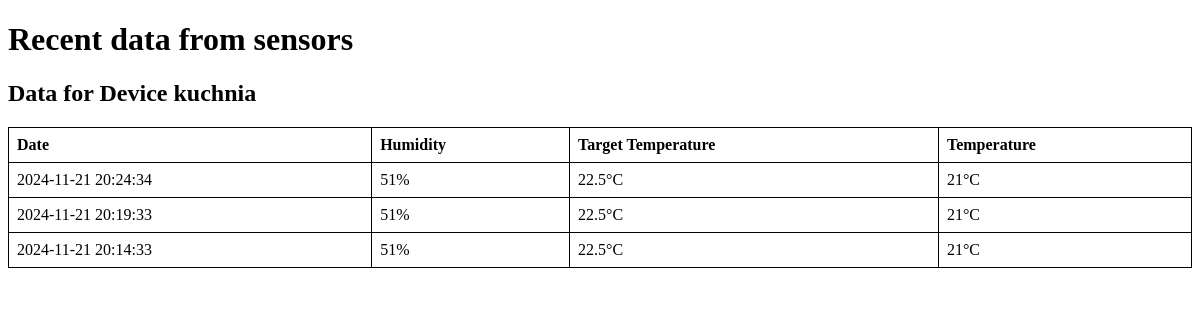
Before: /recent with the older database file.
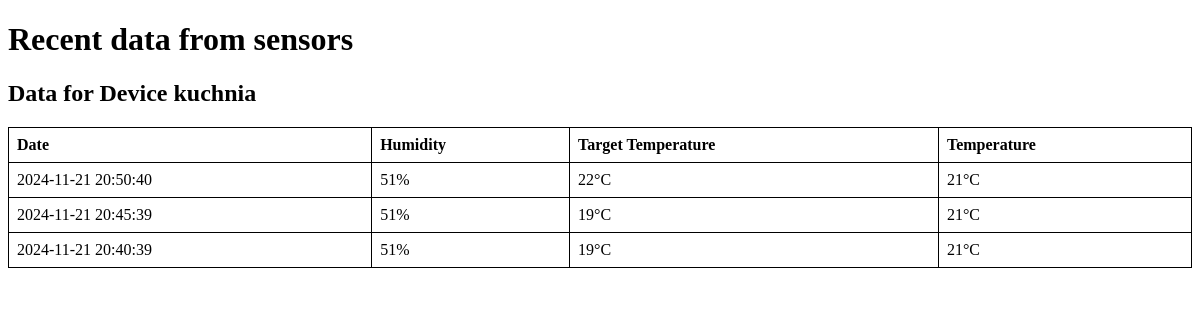
After: the same page with the newer database file.
### tables this page shows
CREATE TABLE sensors(id integer primary key autoincrement,
ip varchar(15), room varchar(30), isOn boolean);

CREATE TABLE measurement(m_id integer primary key autoincrement, s_id int not null, temp int, target_temp int, humidity int, date text, foreign key (s_id) references sensors(id));

### panel.py (the view)
@app.route("/recent")
def recent():
    return render_template("recent.html",data=db.getRecentTemps())

### dbManager.py (called while the page is built)
    def getSensors(self):
        self.cursor.execute("SELECT * FROM sensors")
        return self.cursor.fetchall()

### templates/recent.html (shortened to what this page needs)
<!DOCTYPE html>
<html lang="en">
<head>
</head>
<body>
    <h1>Recent data from sensors</h1>
    {% for ip, entries in data.items() %}
        <h2>Data for Device {{ ip }}</h2>
        <table>
            <thead>
                <tr>
                    <th>Date</th>
                    <th>Humidity</th>
                    <th>Target Temperature</th>
                    <th>Temperature</th>
                </tr>
            </thead>
            <tbody>
                {% for entry in entries %}
                    <tr>
                        <td>{{ entry.date }}</td>
                        <td>{{ entry.humidity }}%</td>
                        <td>{{ entry.target_temp }}°C</td>
                        <td>{{ entry.temp }}°C</td>
                    </tr>
                {% endfor %}
            </tbody>
        </table>
        <br>
    {% endfor %}
</body>
</html>

### templates/recent.html (style rules this page uses)
table { width: 100%; border-collapse: collapse; }
table, th, td { border: 1px solid black; }
th, td { padding: 8px; text-align: left; }

Changed rows visible on the page:
computed for sensors "kuchnia": loses measurement (date "2024-11-21 20:24:34", humidity "51", target_temp "22.5", temp "21"); loses measurement (date "2024-11-21 20:19:33", humidity "51", target_temp "22.5", temp "21"); loses measurement (date "2024-11-21 20:14:33", humidity "51", target_temp "22.5", temp "21")
added measurement: date "2024-11-21 20:50:40", humidity "51", target_temp "22", temp "21"
added measurement: date "2024-11-21 20:45:39", humidity "51", target_temp "19", temp "21"
added measurement: date "2024-11-21 20:40:39", humidity "51", target_temp "19", temp "21"
